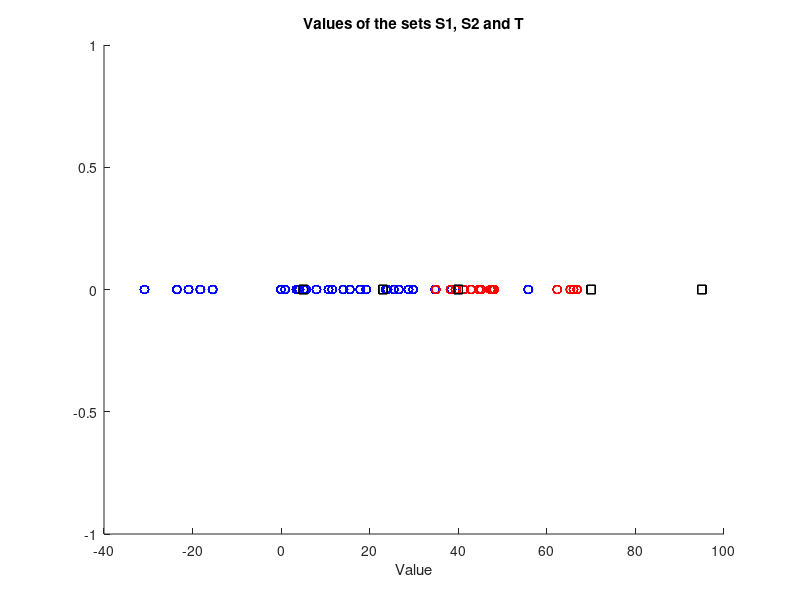
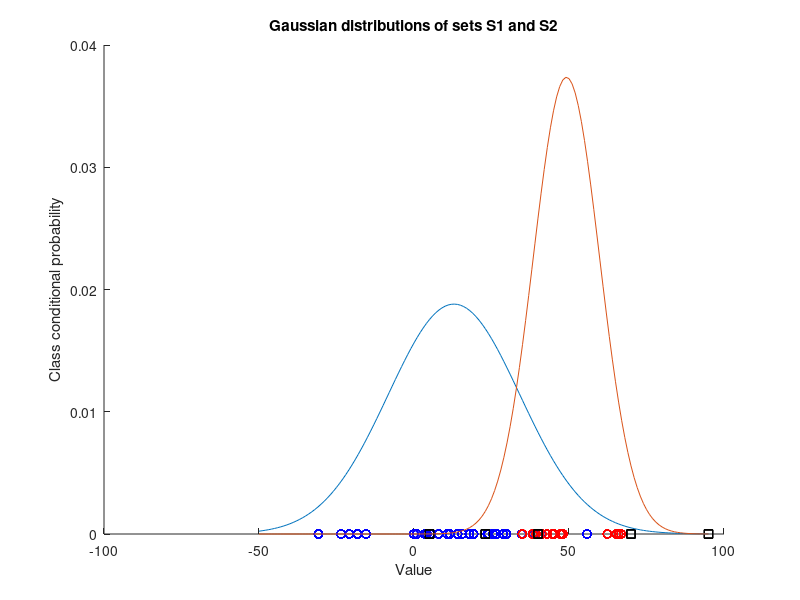
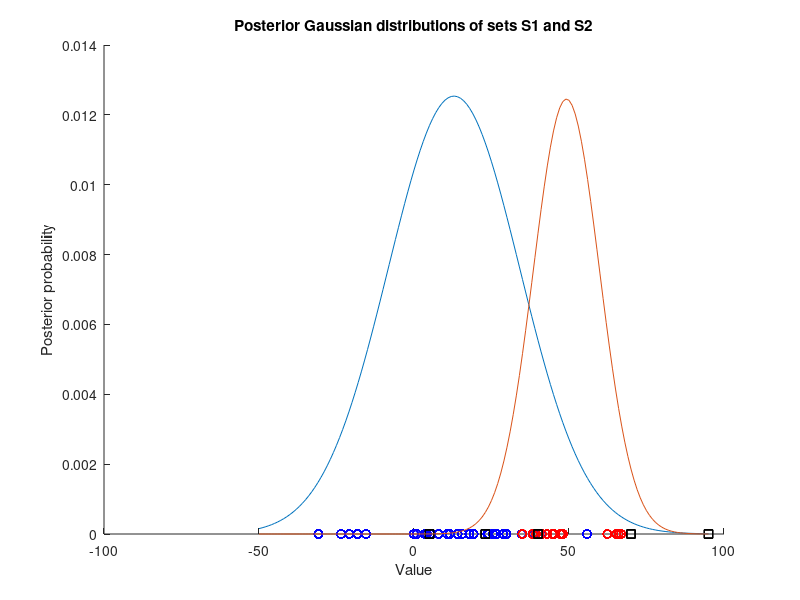
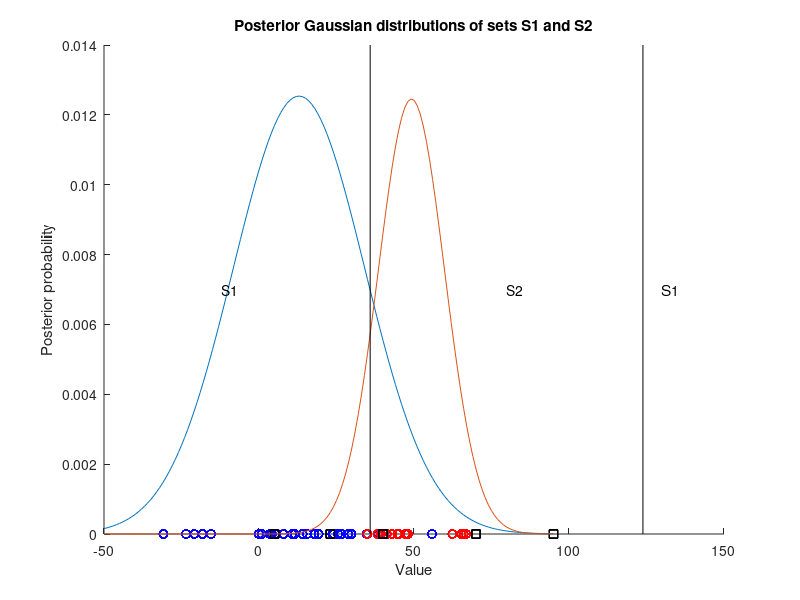

Write MATLAB code to recreate these figures, in order.
function lab3()
%assignment1(); %add answer to question 2
assignment2();
end

function assignment1()
    load('lab3_1.mat');
    posterior_salmon = [];
    posterior_seabass = [];
    for i = 1:length(p_salmon)
        posterior_salmon(i) = (p_salmon(i) * 1/4)/(p_salmon(i)*1/4 + p_seabass(i)*3/4);
        posterior_seabass(i) = (p_seabass(i) * 3/4)/(p_salmon(i)*1/4 + p_seabass(i)*3/4);
    end
    figure(1); hold on;
    plot(l,posterior_salmon,'r');
    plot(l,posterior_seabass,'b');
    plot([8,8],[0,1],'k');
    plot([20,20],[0,1],'k');
    xlabel('Length in cm of the fish');
    ylabel('Posterior probability');
    legend({'Salmon','Seabass'},'Location','northwest');
    title('Posterior probability of salmons and sea basses based on their length')
    hold off;
end

function assignment2()
    load('normdist.mat');
    figure(1); hold on;
    plot(S1,zeros(length(S1)),'bo');
    plot(S2,zeros(length(S2)),'ro');
    plot(T,zeros(length(T)),'ks');
    title('Values of the sets S1, S2 and T')
    xlabel('Value');
    hold off;
    
    mean_s1 = mean(S1);
    mean_s2 = mean(S2);
    std_s1 = std(S1);
    std_s2 = std(S2);
    
    norm_s1 = normpdf(-50:95,mean_s1,std_s1);
    norm_s2 = normpdf(-50:95,mean_s2,std_s2);
    figure(2); hold on;
        plot(S1,zeros(length(S1)),'bo');
        plot(S2,zeros(length(S2)),'ro');
        plot(T,zeros(length(T)),'ks');
        plot(-50:95,norm_s1);
        plot(-50:95,norm_s2);
        title('Gaussian distributions of sets S1 and S2')
        ylabel('Class conditional probability');
        xlabel('Value');
    hold off;
    
    prior_s1 = length(S1)/(length(S1)+length(S2));
    prior_s2 = length(S2)/(length(S1)+length(S2));
    
    post_prob_s1 = prior_s1 * norm_s1;
    post_prob_s2 = prior_s2 * norm_s2;
    
    figure(3); hold on;
        plot(S1,zeros(length(S1)),'bo');
        plot(S2,zeros(length(S2)),'ro');
        plot(T,zeros(length(T)),'ks');
        plot(-50:95,post_prob_s1);
        plot(-50:95,post_prob_s2);
        title('Posterior Gaussian distributions of sets S1 and S2')
        ylabel('Posterior probability');
        xlabel('Value');
    hold off;
    
    figure(4); hold on;
        plot(S1,zeros(length(S1)),'bo');
        plot(S2,zeros(length(S2)),'ro');
        plot(T,zeros(length(T)),'ks');
        plot(-50:95,post_prob_s1);
        plot(-50:95,post_prob_s2);
        treshold1 = 35.8596;
        treshold2 = 123.847;
        plot([treshold1 treshold1],[0 0.014],'k');
        plot([treshold2 treshold2],[0 0.014],'k');
        text(-60+((treshold1+60)/2), 0.007, 'S1');
        text(treshold1+((treshold2-treshold1)/2), 0.007, 'S2');
        text(130, 0.007, 'S1');
        title('Posterior Gaussian distributions of sets S1 and S2')
        ylabel('Posterior probability');
        xlabel('Value');
    hold off;
    errorS1 = (1 - sum(S1<treshold1)/length(S1)) %0.1333
    errorS2 = sum(S2<treshold1)/length(S2) %0.0667
end